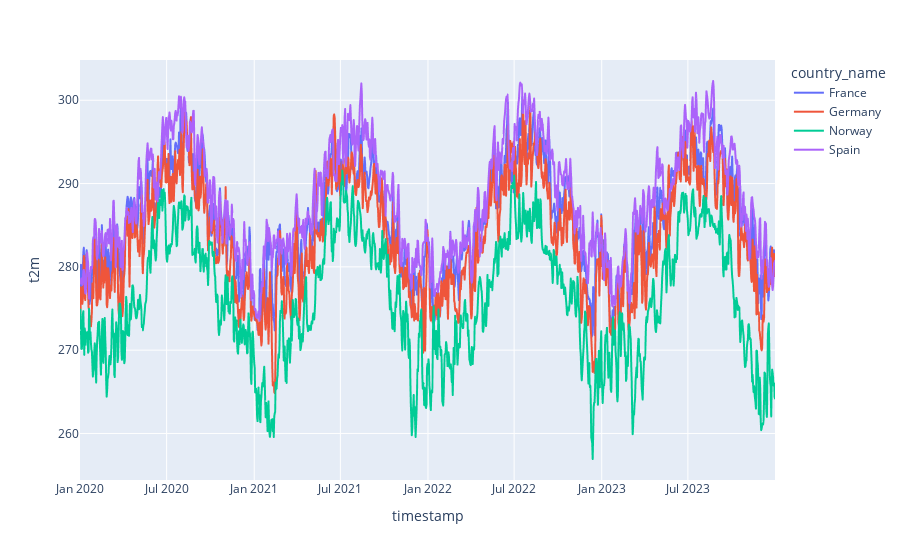

Notebook cell for this chart:
### Code cell
fig = px.line(df_plot, x="timestamp", y="t2m", color="country_name")
fig.show()

### Figure 1 — Plotly figure (JSON) as saved in the notebook; plotly's stock layout.template omitted (floating-point values rounded to 4 significant figures; data arrays with more than 128 entries replaced by an {"elided": "..."} marker saying what was removed)
{"data": [{"hovertemplate": "country_name=France<br>timestamp=%{x}<br>t2m=%{y}<extra></extra>", "legendgroup": "France", "line": {"color": "#636efa", "dash": "solid"}, "marker": {"symbol": "circle"}, "mode": "lines", "name": "France", "showlegend": true, "type": "scattergl", "x": {"elided": "1461 str values"}, "xaxis": "x", "y": {"elided": "1461 float values"}, "yaxis": "y"}, {"hovertemplate": "country_name=Germany<br>timestamp=%{x}<br>t2m=%{y}<extra></extra>", "legendgroup": "Germany", "line": {"color": "#EF553B", "dash": "solid"}, "marker": {"symbol": "circle"}, "mode": "lines", "name": "Germany", "showlegend": true, "type": "scattergl", "x": {"elided": "1461 str values"}, "xaxis": "x", "y": {"elided": "1461 float values"}, "yaxis": "y"}, {"hovertemplate": "country_name=Norway<br>timestamp=%{x}<br>t2m=%{y}<extra></extra>", "legendgroup": "Norway", "line": {"color": "#00cc96", "dash": "solid"}, "marker": {"symbol": "circle"}, "mode": "lines", "name": "Norway", "showlegend": true, "type": "scattergl", "x": {"elided": "1461 str values"}, "xaxis": "x", "y": {"elided": "1461 float values"}, "yaxis": "y"}, {"hovertemplate": "country_name=Spain<br>timestamp=%{x}<br>t2m=%{y}<extra></extra>", "legendgroup": "Spain", "line": {"color": "#ab63fa", "dash": "solid"}, "marker": {"symbol": "circle"}, "mode": "lines", "name": "Spain", "showlegend": true, "type": "scattergl", "x": {"elided": "1461 str values"}, "xaxis": "x", "y": {"elided": "1461 float values"}, "yaxis": "y"}], "layout": {"legend": {"title": {"text": "country_name"}, "tracegroupgap": 0}, "margin": {"t": 60}, "xaxis": {"anchor": "y", "domain": [0, 1], "title": {"text": "timestamp"}}, "yaxis": {"anchor": "x", "domain": [0, 1], "title": {"text": "t2m"}}}}
